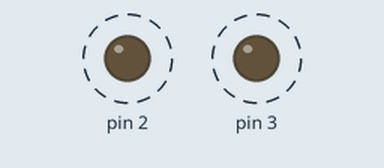
The sketch below on a simulated Arduino Uno, built with avr-gcc and run on an emulated ATmega328P. On the bench: output pins drawn as LEDs (lit = HIGH). Dashed ring = blinking.

Above: at 0.15 s.
Timing chart, 0 to 3.0 s (numbered marks = the images above):
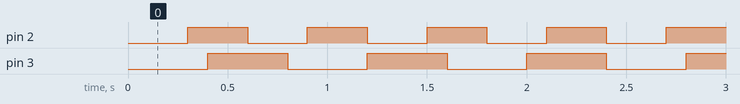

Measured:
- by itself, pin 2: alternates HIGH for 0.30 s and LOW for 0.30 s
- by itself, pin 3: alternates HIGH for 0.40 s and LOW for 0.40 s
- by itself, everything shown: repeats every 2.4 s, in 12 steps

The sketch:

millis.ino
```cpp
void setup() {
  // put your setup code here, to run once:
  pinMode(2, OUTPUT);
  pinMode(3, OUTPUT);
}

unsigned long storedTimeStampRed = 0;
unsigned long storedTimeStampGreen = 0;

void loop() {
  // put your main code here, to run repeatedly:

  unsigned long currentMillis = millis();

  if (currentMillis - storedTimeStampRed >= 300) {
    storedTimeStampRed = currentMillis;
    digitalWrite(2, !digitalRead(2));
  }

  if (currentMillis - storedTimeStampGreen >= 400) {
    storedTimeStampGreen = currentMillis;
    digitalWrite(3, !digitalRead(3));
  }
}
```
